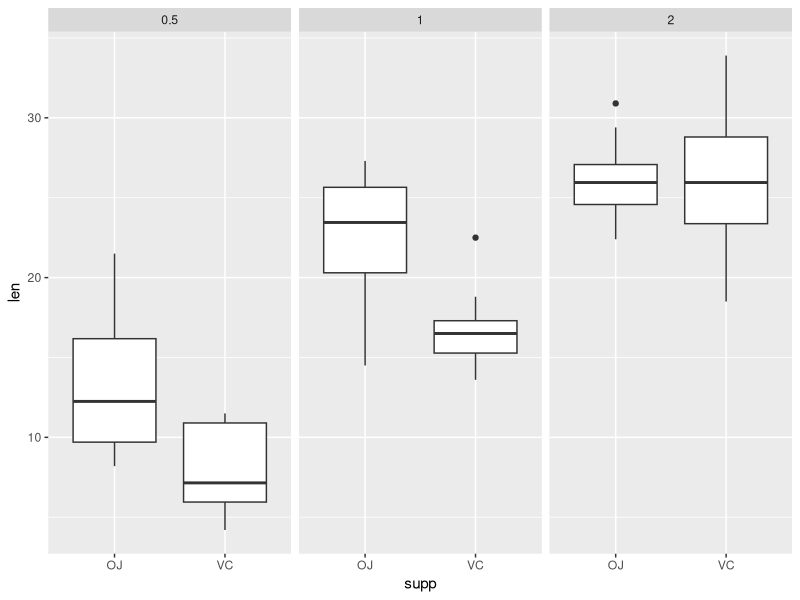
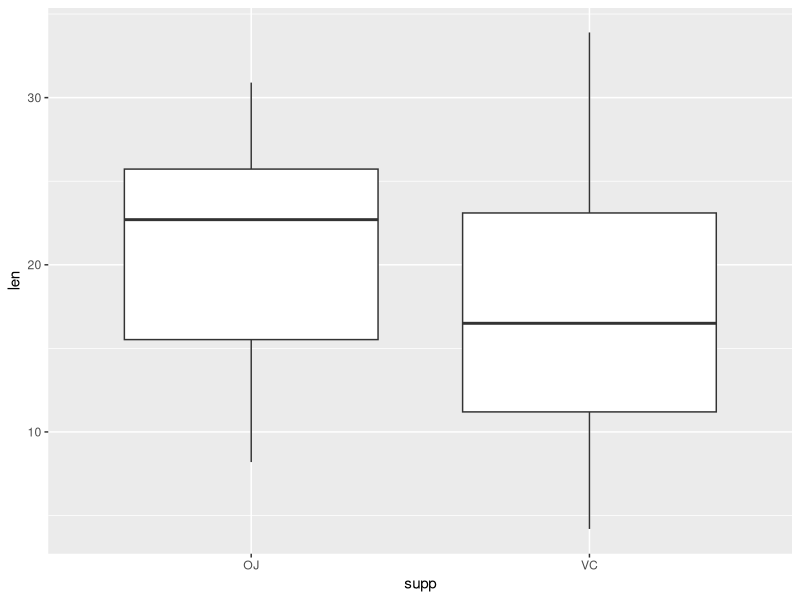

The R script that drew these images, in order:
## ---- chunk 1
knitr::opts_chunk$set(echo = TRUE)
## ---- chunk 2
library(ggplot2)
library(dplyr)
library(tidyr)

# Load the ToothGrowth data and perform some basic exploratory data analyses
tooth_growth <- ToothGrowth
tooth_growth <- transform(tooth_growth, dose = factor(dose))

head(tooth_growth)
## ---- chunk 3
# basic exploratory
ToothGrowth %>%
  count(supp, dose, wt = mean(len)) %>%
  spread(key = supp, value = n)

tooth_growth %>%
  ggplot(aes(x = supp, y = len)) +
  geom_boxplot() +
  facet_wrap(~ dose)
## ---- chunk 4
ToothGrowth %>%
  count(supp, wt = mean(len))

tooth_growth %>%
  ggplot(aes(x = supp, y = len)) +
  geom_boxplot()
## ---- chunk 5
len_oj <- tooth_growth[tooth_growth$supp == 'OJ', 'len']
len_vc <- tooth_growth[tooth_growth$supp == 'VC', 'len']

# hypothesis tests
my_ht <- t.test(x = len_oj, y = len_vc, alternative = "two.sided", mu = 0)
my_ht
